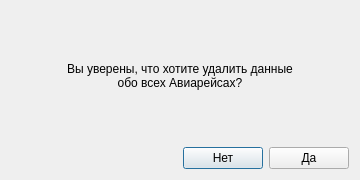
<?xml version="1.0" encoding="UTF-8"?>
<ui version="4.0">
 <class>ClearFlightsDialog</class>
 <widget class="QDialog" name="ClearFlightsDialog">
  <property name="windowModality">
   <enum>Qt::WindowModal</enum>
  </property>
  <property name="geometry">
   <rect>
    <x>0</x>
    <y>0</y>
    <width>360</width>
    <height>180</height>
   </rect>
  </property>
  <property name="sizePolicy">
   <sizepolicy hsizetype="Fixed" vsizetype="Fixed">
    <horstretch>0</horstretch>
    <verstretch>0</verstretch>
   </sizepolicy>
  </property>
  <property name="windowTitle">
   <string>Очистить данные всех Авиарейсов</string>
  </property>
  <layout class="QGridLayout" name="gridLayout">
   <item row="0" column="0" colspan="3">
    <widget class="QLabel" name="label">
     <property name="text">
      <string>Вы уверены, что хотите удалить данные 
обо всех Авиарейсах?</string>
     </property>
     <property name="alignment">
      <set>Qt::AlignCenter</set>
     </property>
    </widget>
   </item>
   <item row="1" column="0">
    <spacer name="horizontalSpacer">
     <property name="orientation">
      <enum>Qt::Horizontal</enum>
     </property>
     <property name="sizeHint" stdset="0">
      <size>
       <width>175</width>
       <height>20</height>
      </size>
     </property>
    </spacer>
   </item>
   <item row="1" column="1">
    <widget class="QPushButton" name="pBtn_No">
     <property name="text">
      <string>Нет</string>
     </property>
    </widget>
   </item>
   <item row="1" column="2">
    <widget class="QPushButton" name="pBtn_Yse">
     <property name="text">
      <string>Да</string>
     </property>
    </widget>
   </item>
  </layout>
 </widget>
 <resources/>
 <connections/>
</ui>
